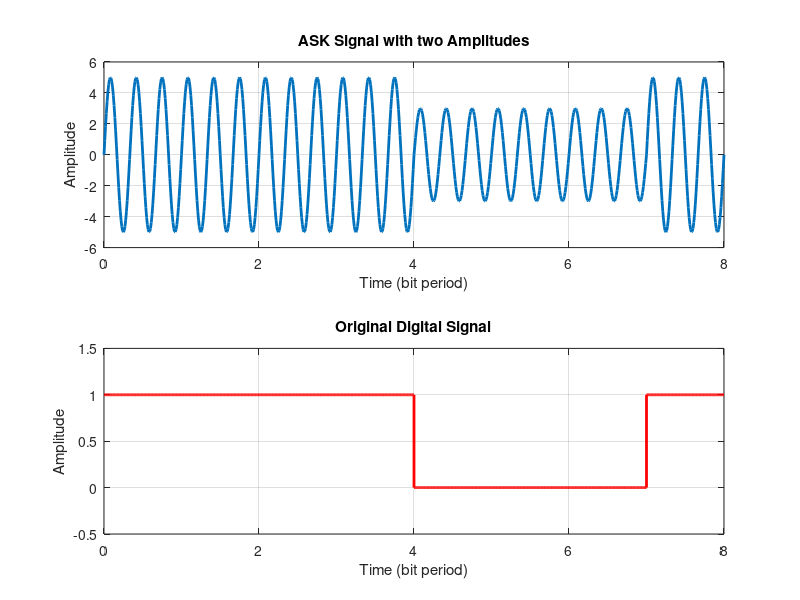

Reproduce this figure in MATLAB.
% MATLAB Script for a Binary ASK with two Amplitude Levels

format long;

% Clear all variables and close all figures
clear all;
close all;

% The number of bits to send - Frame Length
N = 8;

% Generate a random bit stream
bit_stream = round(rand(1,N));

% Enter the two Amplitudes
% Amplitude for 0 bit
A1 = 3; 

% Amplitude for 1 bit
A2 = 5;

% Frequency of Modulating Signal
f = 3;

% Sampling rate - This will define the resoultion
fs = 100;

% Time for one bit
t = 0: 1/fs : 1;

% This time variable is just for plot
time = [];

ASK_signal = [];
Digital_signal = [];

for ii = 1: 1: length(bit_stream)
    
    % The FSK Signal
    ASK_signal = [ASK_signal (bit_stream(ii)==0)*A1*sin(2*pi*f*t)+...
        (bit_stream(ii)==1)*A2*sin(2*pi*f*t)];
    
    % The Original Digital Signal
    Digital_signal = [Digital_signal (bit_stream(ii)==0)*...
        zeros(1,length(t)) + (bit_stream(ii)==1)*ones(1,length(t))]
    
    time = [time t];
    t =  t + 1;
   
end

% Plot the ASK Signal
subplot(2,1,1);
plot(time,ASK_signal,'LineWidth',2);
xlabel('Time (bit period)');
ylabel('Amplitude');
title('ASK Signal with two Amplitudes');
%axis([0 time(end) 1.5 1.5]);
grid  on;

% Plot the Original Digital Signal
subplot(2,1,2);
plot(time,Digital_signal,'r','LineWidth',2);
xlabel('Time (bit period)');
ylabel('Amplitude');
title('Original Digital Signal');
axis([0 time(end) -0.5 1.5]);
grid on;